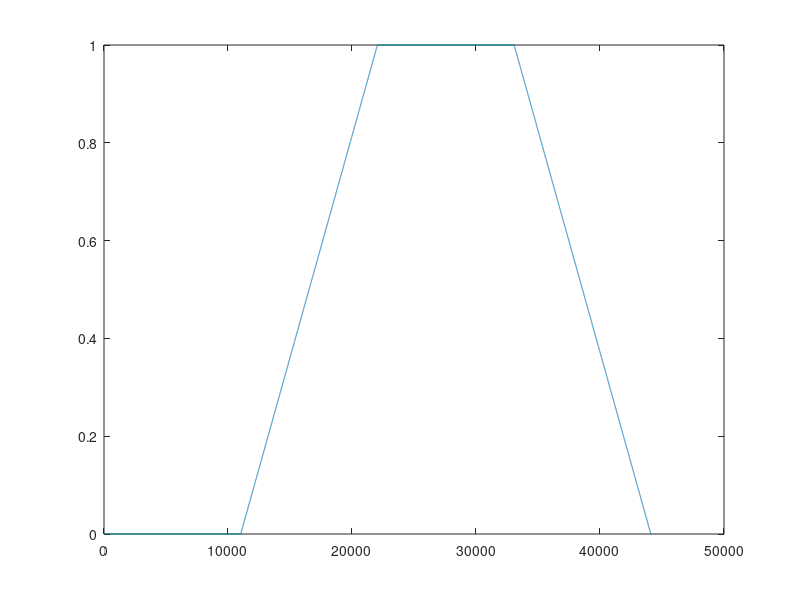
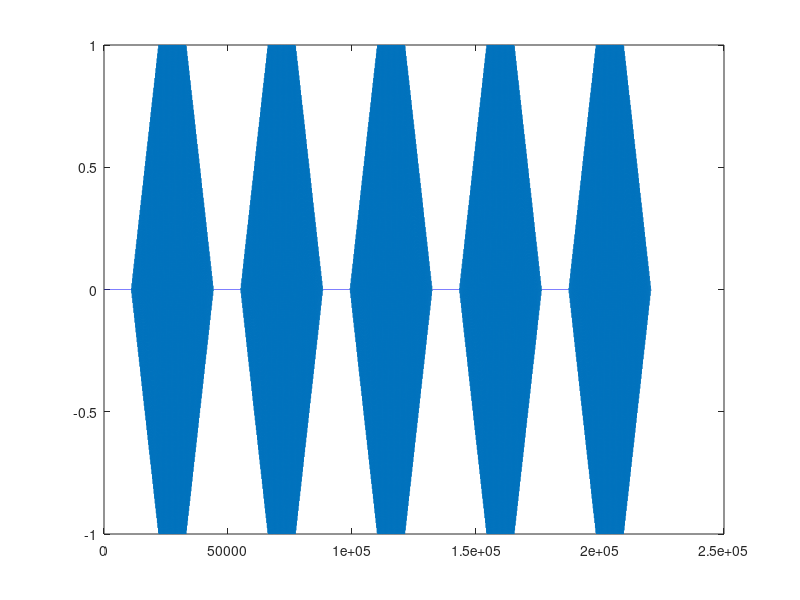

Reproduce these figures in MATLAB, in order.
%
% Make _/-\_ enveloped sine wave
%
% 2018/12/06
% Keiichi Yasu 

fs=44100; %sampling frequency
f=200; %frequency 
t=[1:fs]/fs; %time, 1 [s]

% carrier, sine wave
x=sin(2*pi*f*t);

% envelope
env=[zeros(1,fs/4) [1:fs/4]/(fs/4) ones(1,fs/4) wrev([1:fs/4]/(fs/4))];
figure;plot(env);

% amplitude modulation
y=x.*env;

% repeat 5 times, 5 [s]
y5s=[y y y y y];

% play, and save sound
soundsc(y5s,fs)
figure;plot(y5s);

y5s=y5s*0.9; %avoid clipping
audiowrite('enveloped_sine_wave_5s.wav',y5s,fs);
